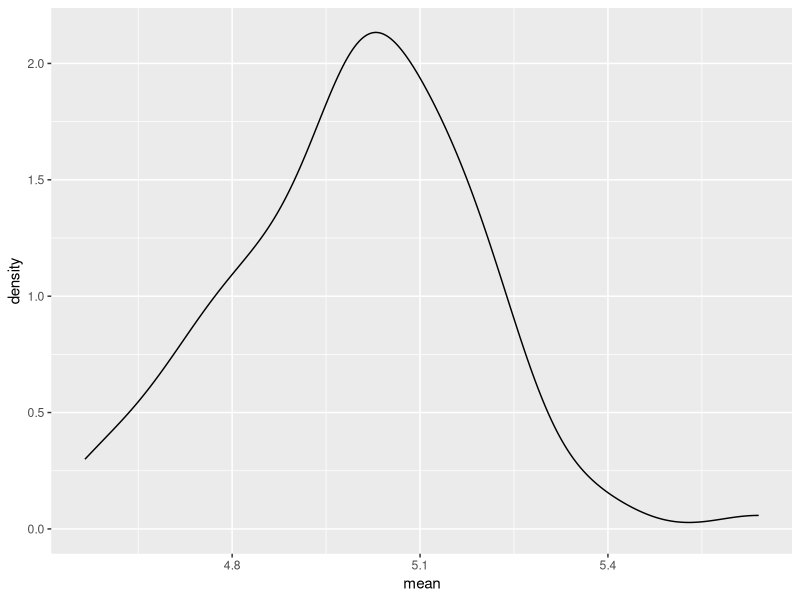
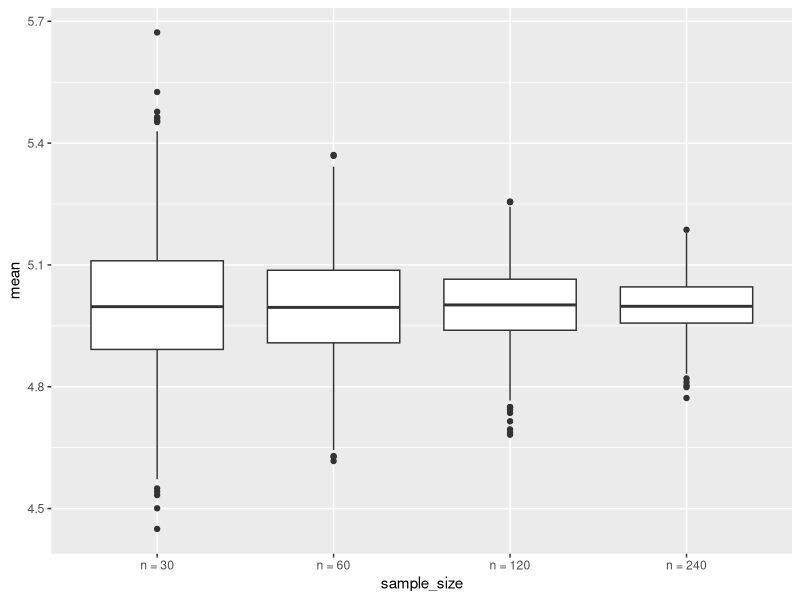
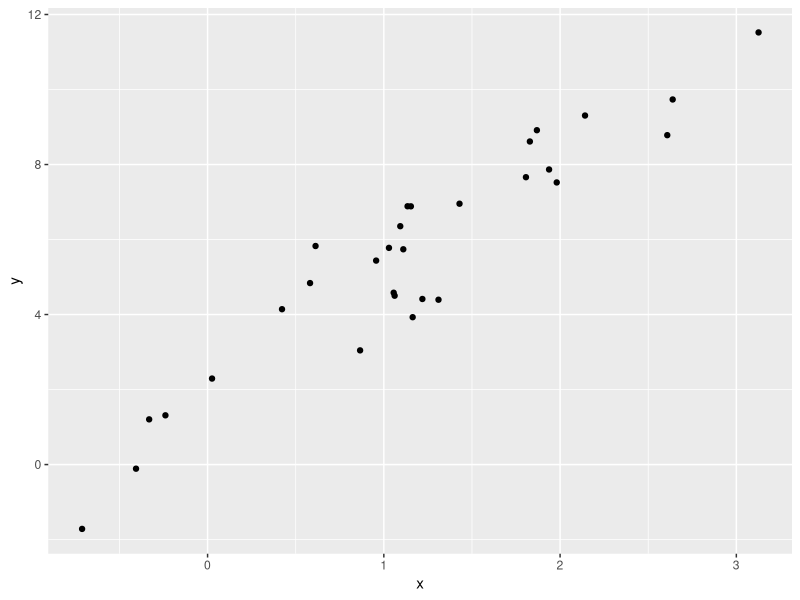
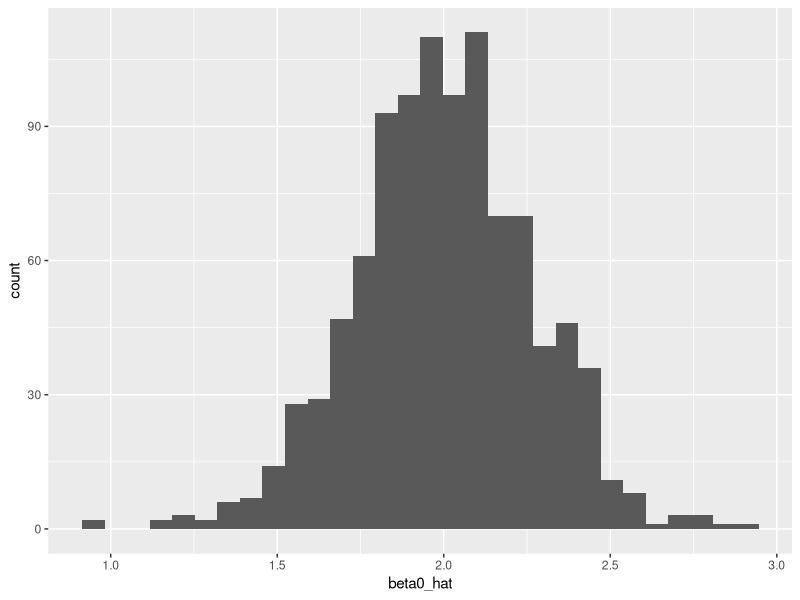
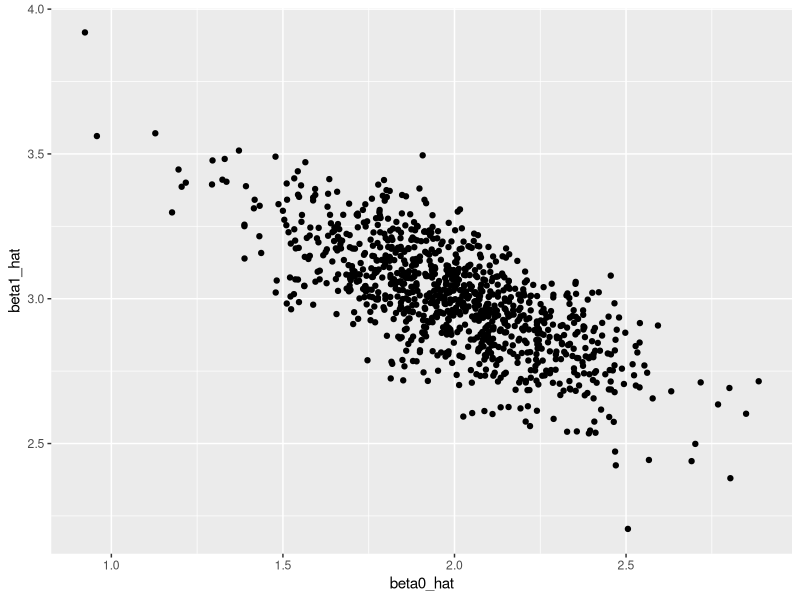

Generate these figures, in order, with R:
## ---- chunk 1
library(tidyverse)
set.seed(1)
## ---- chunk 2
sim_mean_sd = function(n_obs, mu = 5, sigma = 1) {
  
  x_vec = rnorm(n = n_obs, mean = mu, sd = sigma)

  tibble(
    mean = mean(x_vec),
    sd = sd(x_vec)
)
}
## ---- chunk 3
sim_mean_sd(n_obs = 30)
## ---- chunk 4
output = vector("list", length = 100)

for (i in 1:100) {
  
  output[[i]] = sim_mean_sd(n_obs = 30)
  
}

sim_results = 
  bind_rows(output)

sim_results |> 
  ggplot(aes(x = mean)) + geom_density()

sim_results |> 
  summarize(
    mu_hat = mean(mean), 
    sd_hat = sd(mean)
  )
## ---- chunk 5
sim_result_df =
  expand_grid(
    sample_size = c(30,60,120,240),
    iter = 1:1000
  ) |> 
  mutate(estimate_df = map(sample_size, sim_mean_sd)) |> 
  unnest(estimate_df)

sim_result_df |> 
  mutate(
    sample_size = str_c("n = ", sample_size),
    sample_size = fct_inorder(sample_size)
  ) |> 
  ggplot(aes(x = sample_size, y = mean)) + 
  geom_boxplot()
## ---- chunk 6
beta_0 = 2
beta_1 = 3

sim_data = 
  tibble(
    x = rnorm(n = 30, mean = 1, sd = 1), 
    y = beta_0 + beta_1 * x + rnorm(30, mean = 0, sd = 1)
  )

ls_fit = lm(y ~ x, data = sim_data)
ls_fit

sim_data |> 
  ggplot(aes(x = x, y = y )) + 
  geom_point()
## ---- chunk 7
sim_slr = function(n_obs, beta_0 = 2, beta_1 = 3) {
  
  sim_data = 
    tibble(
      x = rnorm(n = n_obs, mean = 1, sd = 1), 
      y = beta_0 + beta_1 * x + rnorm(n_obs, mean = 0, sd = 1)
    )
  
  ls_fit = lm(y ~ x, data = sim_data)
  
  tibble(
    beta0_hat = coef(ls_fit)[1],
    beta1_hat = coef(ls_fit)[2]
  )
}

sim_slr(n_obs = 30)
## ---- chunk 8
sim_results_df = 
  expand_grid(
    sample_size = 30,
    iter = 1:1000
  ) |> 
  mutate(estimate_df = map(sample_size, sim_slr)) |> 
  unnest(estimate_df)
## ---- chunk 9
sim_results_df |> 
  summarize(
    mean_b0_hat = mean(beta0_hat),
    mean_b1_hat = mean(beta1_hat)
  )

sim_results_df |> 
  ggplot(aes(x = beta0_hat)) + 
  geom_histogram()

sim_results_df |> 
  ggplot(aes(x = beta0_hat, y = beta1_hat)) + 
  geom_point()

